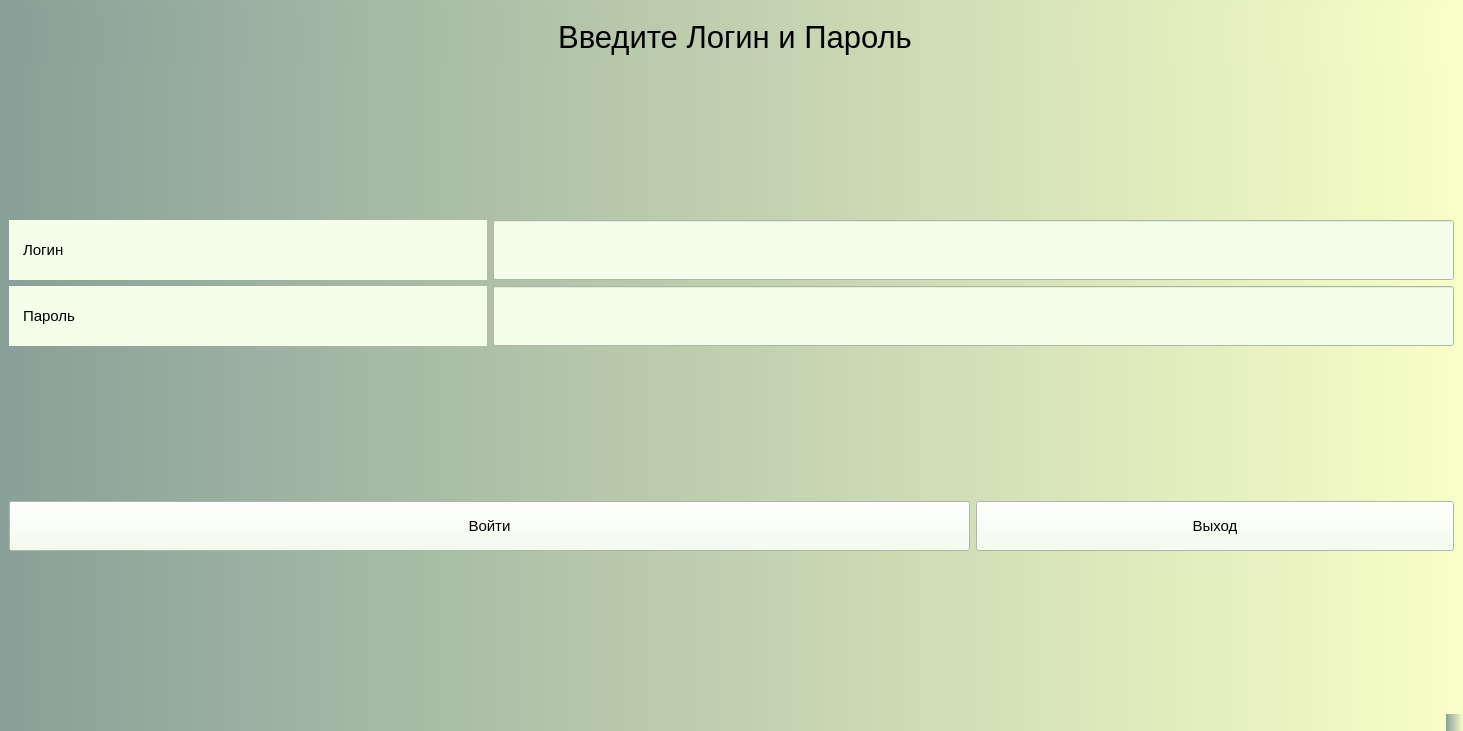
<?xml version="1.0" encoding="UTF-8"?>
<ui version="4.0">
 <class>AuthMainWindow</class>
 <widget class="QMainWindow" name="AuthMainWindow">
  <property name="geometry">
   <rect>
    <x>0</x>
    <y>0</y>
    <width>1463</width>
    <height>731</height>
   </rect>
  </property>
  <property name="windowTitle">
   <string>MainWindow</string>
  </property>
  <property name="styleSheet">
   <string notr="true">background:qlineargradient(spread:repeat, x1:0, y1:0, x2:1, y2:0, stop:0 rgba(83, 160, 81, 255), stop:1 rgba(255, 120, 161, 255))qlineargradient(spread:repeat, x1:0, y1:0, x2:1, y2:0, stop:0 rgba(136, 160, 152, 255), stop:1 rgba(248, 255, 198, 255))</string>
  </property>
  <widget class="QWidget" name="centralwidget">
   <layout class="QGridLayout" name="gridLayout_5">
    <item row="1" column="0">
     <spacer name="verticalSpacer_2">
      <property name="orientation">
       <enum>Qt::Vertical</enum>
      </property>
      <property name="sizeHint" stdset="0">
       <size>
        <width>20</width>
        <height>40</height>
       </size>
      </property>
     </spacer>
    </item>
    <item row="4" column="0">
     <spacer name="verticalSpacer">
      <property name="orientation">
       <enum>Qt::Vertical</enum>
      </property>
      <property name="sizeHint" stdset="0">
       <size>
        <width>20</width>
        <height>40</height>
       </size>
      </property>
     </spacer>
    </item>
    <item row="0" column="0" colspan="3">
     <widget class="QLabel" name="label">
      <property name="styleSheet">
       <string notr="true">padding: 10;
font-size: 30px;</string>
      </property>
      <property name="text">
       <string>&lt;html&gt;&lt;head/&gt;&lt;body&gt;&lt;p align=&quot;center&quot;&gt;&lt;span style=&quot; font-size:23pt;&quot;&gt;Введите Логин и Пароль&lt;/span&gt;&lt;/p&gt;&lt;/body&gt;&lt;/html&gt;</string>
      </property>
     </widget>
    </item>
    <item row="3" column="1" colspan="2">
     <widget class="QLineEdit" name="lineEditPassword_5">
      <property name="minimumSize">
       <size>
        <width>0</width>
        <height>60</height>
       </size>
      </property>
      <property name="styleSheet">
       <string notr="true">background:rgb(243, 255, 234)</string>
      </property>
     </widget>
    </item>
    <item row="5" column="0" colspan="2">
     <widget class="QPushButton" name="pushButton_10">
      <property name="minimumSize">
       <size>
        <width>0</width>
        <height>50</height>
       </size>
      </property>
      <property name="styleSheet">
       <string notr="true">background:rgb(243, 255, 234);
padding: 10;
font-size: 15px;</string>
      </property>
      <property name="text">
       <string>Войти</string>
      </property>
     </widget>
    </item>
    <item row="2" column="0">
     <widget class="QLabel" name="labelLogin_5">
      <property name="styleSheet">
       <string notr="true">background:rgb(243, 255, 234);
padding: 10;
font-size: 15px;</string>
      </property>
      <property name="text">
       <string>Логин</string>
      </property>
     </widget>
    </item>
    <item row="2" column="1" colspan="2">
     <widget class="QLineEdit" name="lineEditLogin_5">
      <property name="minimumSize">
       <size>
        <width>0</width>
        <height>60</height>
       </size>
      </property>
      <property name="styleSheet">
       <string notr="true">background:rgb(243, 255, 234)</string>
      </property>
     </widget>
    </item>
    <item row="3" column="0">
     <widget class="QLabel" name="labelPassword_5">
      <property name="styleSheet">
       <string notr="true">background:rgb(243, 255, 234);
padding: 10;
font-size: 15px;</string>
      </property>
      <property name="text">
       <string>Пароль</string>
      </property>
     </widget>
    </item>
    <item row="5" column="2">
     <widget class="QPushButton" name="pushButton_9">
      <property name="minimumSize">
       <size>
        <width>0</width>
        <height>50</height>
       </size>
      </property>
      <property name="styleSheet">
       <string notr="true">background:rgb(243, 255, 234);
padding: 10;
font-size: 15px;</string>
      </property>
      <property name="text">
       <string>Выход</string>
      </property>
     </widget>
    </item>
    <item row="6" column="0">
     <spacer name="verticalSpacer_3">
      <property name="orientation">
       <enum>Qt::Vertical</enum>
      </property>
      <property name="sizeHint" stdset="0">
       <size>
        <width>20</width>
        <height>40</height>
       </size>
      </property>
     </spacer>
    </item>
   </layout>
  </widget>
  <widget class="QMenuBar" name="menubar">
   <property name="geometry">
    <rect>
     <x>0</x>
     <y>0</y>
     <width>1463</width>
     <height>21</height>
    </rect>
   </property>
  </widget>
  <widget class="QStatusBar" name="statusbar"/>
 </widget>
 <resources/>
 <connections/>
</ui>
